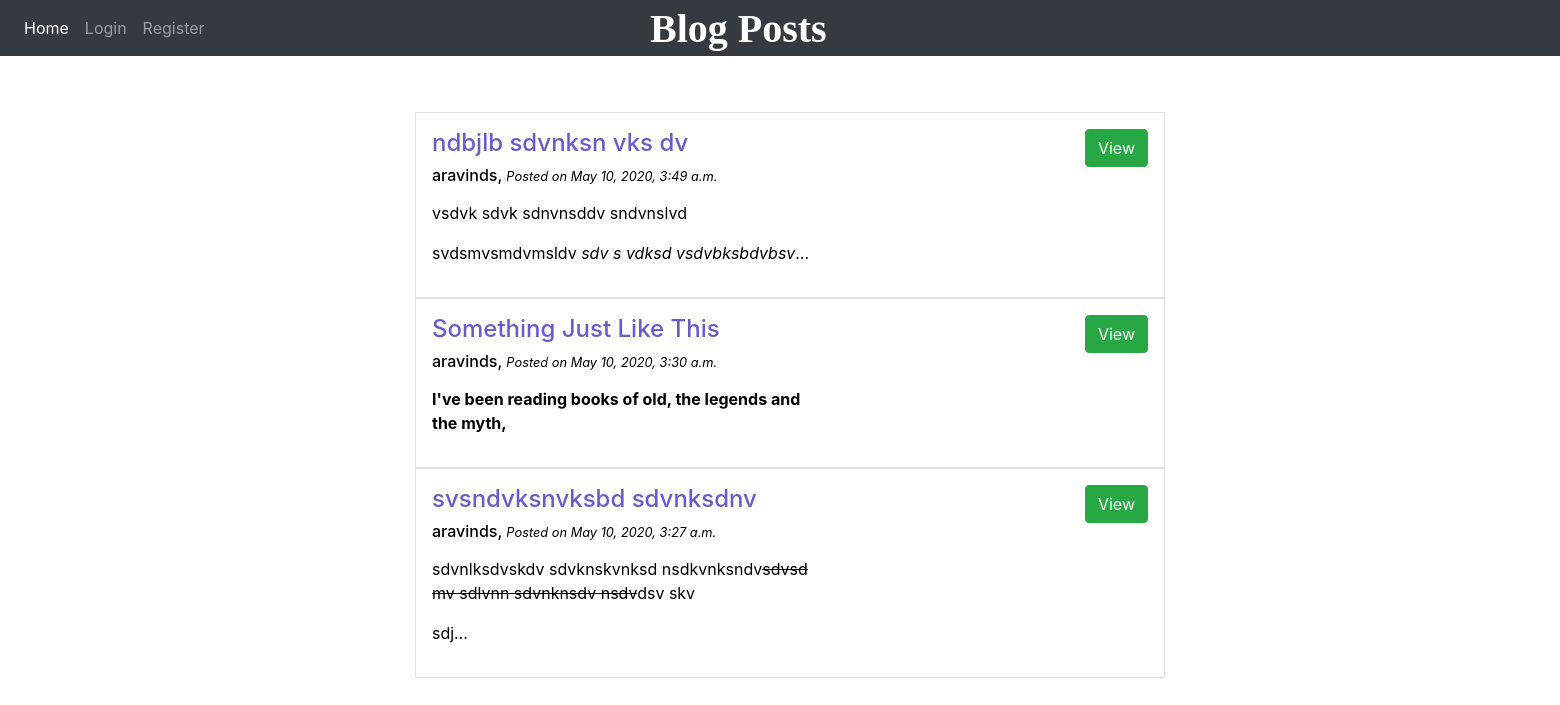
The app's page /, older data.
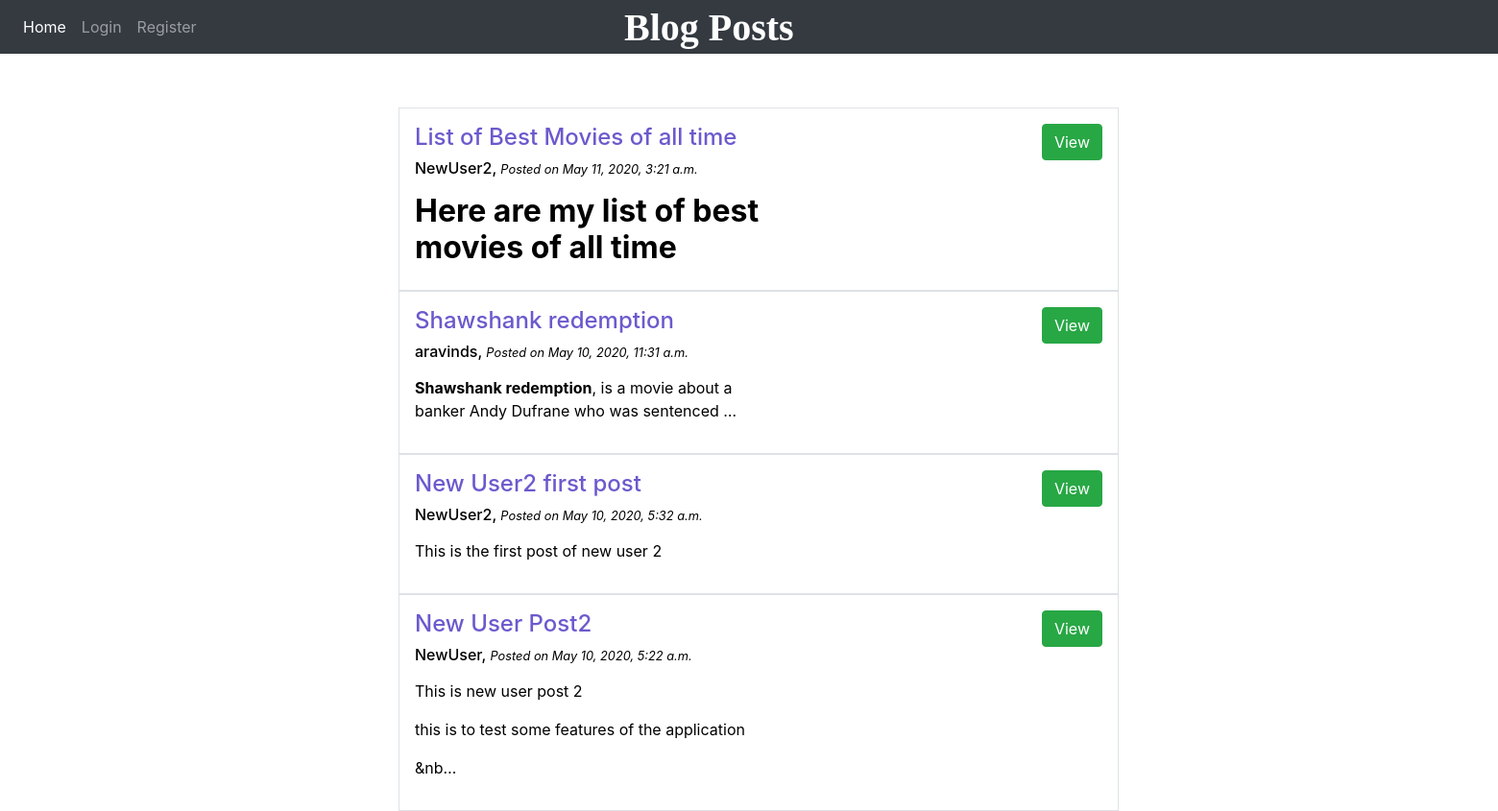
The same page, newer data.
### blog/models.py (models this page shows)
class Post(models.Model):
    title = models.CharField(max_length=100)
    content = RichTextField()
    date_posted = models.DateTimeField(default=timezone.now)
    author = models.ForeignKey(User, on_delete=models.CASCADE)

### blog/views.py (the view)
# urls.py: path('', views.home, name='home-page'),
def home(request):
    posts = models.Post.objects.all().order_by('-date_posted')
    return render(request, 'blog/blogs_headings.html', {'posts': posts})

### blog/templates/blog/blogs_headings.html (shortened to what this page needs)
{% extends "blog/home_page.html" %}
{% block content %}
        <div>
            {% for post in posts %}
                <div class="media border p-3" id="post_box">
                    <div class="media-body" style="color:black;">
                        <h4 id="post_title"> {{ post.title }} </h4>
                        <h6> <span class="lg-col-10"> {{ post.author }}, <small><i> Posted on {{ post.date_posted }} </i></small> </h6>
                        <p>{{post.content | truncatechars:100 | safe }}</p>
                    </div>
                    <form class="form-inline" action="/viewpost" method="post">
                        <button type="submit" class="btn btn-success">View</button>
                    </form>
                </div>
            {% endfor %}
        </div>
{% endblock content %}

### blog/templates/blog/home_page.html (shortened to what this page needs)
{% load static %}
<!DOCTYPE html>
<html lang="" dir="ltr">
    <head>
        <link rel="stylesheet" href="https://maxcdn.bootstrapcdn.com/bootstrap/4.0.0/css/bootstrap.min.css"
>
        <link rel="stylesheet" type="text/css" href="{% static 'blog/style_sheet.css' %}">
    </head>
    <body>
        <nav class="navbar navbar-expand-sm bg-dark navbar-dark">
            <ul class="navbar-nav">
                <li class="nav-item active">
                    <a class="nav-link" href="{% url 'home-page' %}">Home</a>
                </li>
                {% if user.is_authenticated %}
                    <li class="nav-item">
                    <a class="nav-link" href="{% url 'logout' %}">Logout</a>
                    </li>
                    <li class="nav-item">
                    <a class="nav-link" href="{% url 'profile' %}">Profile</a>
                    </li>
                    <li class="nav-item active">
                    <a class="nav-link" href="#">{{ user.username }}</a>
                    </li>
                {% else %}
                    <li class="nav-item">
                        <a class="nav-link" href="{% url 'login' %}">Login</a>
                    </li>
                    <li class="nav-item">
                        <a class="nav-link" href="{% url 'register' %}">Register</a>
                    </li>
                {% endif %}
            </ul>
        </nav>
        <h1 id="heading"> Blog Posts </h1>
        <div class="col-sm-3 col-md-6 col-lg-6" style="position:relative;left:400px;">
            {% block content %}
            {% endblock content %}
        </div>
    </body>
    </html>

### blog/static/blog/style_sheet.css (style rules this page uses)
#heading { position: relative; left: 650px; bottom: 51px; color: white; font-family: "Old English Text MT"; font-weight: 900; }
#post_title { color: slateblue; }

Row changes from the older to the newer data that the page shows:
removed Post: title "ndbjlb sdvnksn vks dv", author "aravinds", date_posted "May 10, 2020, 3:49 a.m.", content "vsdvk sdvk sdnvnsddv sndvnslvd svdsmvsmdvmsldv sdv s vdksd vsdvbksbdvbsv …"
removed Post: title "Something Just Like This", author "aravinds", date_posted "May 10, 2020, 3:30 a.m.", content "I've been reading books of old, the legends and the myth,"
removed Post: title "svsndvksnvksbd sdvnksdnv", author "aravinds", date_posted "May 10, 2020, 3:27 a.m.", content "sdvnlksdvskdv sdvknskvnksd nsdkvnksndv sdvsd mv sdlvnn sdvnknsdv nsdv dsv skv sdj…"
added Post: title "List of Best Movies of all time", author "NewUser2", date_posted "May 11, 2020, 3:21 a.m.", content "Here are my list of best movies of all time"
added Post: title "Shawshank redemption", author "aravinds", date_posted "May 10, 2020, 11:31 a.m.", content "Shawshank redemption , is a movie about a banker Andy Dufrane who was sentenced …"
added Post: title "New User2 first post", author "NewUser2", date_posted "May 10, 2020, 5:32 a.m.", content "This is the first post of new user 2"
added Post: title "New User Post2", author "NewUser", date_posted "May 10, 2020, 5:22 a.m.", content "This is new user post 2 this is to test some features of the application &nb…"
